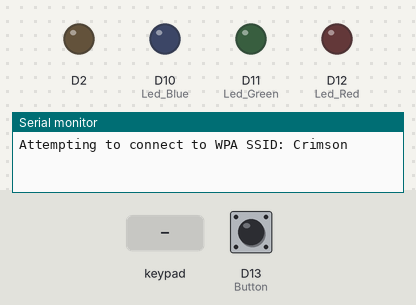
The sketch below on a simulated Arduino MKR. Parts: output pins drawn as LEDs (lit = HIGH), the last lines printed to the serial monitor. The test bench sets the inputs (shaded band); at power-on: D13 (Button) LOW. WiFi joins after 1.5 s; servers stay silent unless stated; no MQTT or app messages arrive unless stated.

Above: at 0.1 s.
At 2.7 s:
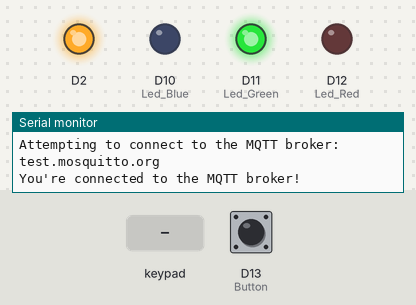
2.8 s: keypad keys 9 8 7 6 pressed 1.5 s apart
Timing chart, 0 to 5.8 s (numbered marks = the images above; inputs shaded):
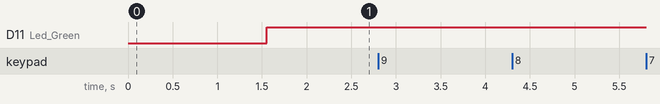

The sketch:

main.ino
```cpp
#include "MQTT.h"
#include "Sensor.h"

char ssid[] = "Crimson";                                         // your network SSID (name)
char pass[] = "JoJopart5";                                       // your network password (use for WPA, or use as key for WEP)


const char broker[] = "test.mosquitto.org";
int        port     = 1883;
const char topic[]  = "BUTTON_STATUS";                           // Sent to chef subscriber, checking for request of human assistance.
const char topic2[]  = "BUTTON_RESPONSE";                        // Sent to customer subscriber, acknowledge response showcased to customer.
const char topic3[]  = "ORDER_STATUS";                           // Sent to chef subscriber, checking for if order is placed.
const char topic4[]  = "ORDER_RESPONSE";                         // Sent to customer subscriber, acknowledging that their order is placed or is invalid.


void setup() {

  Serial.begin(9600);

  EstablishConnection(ssid, pass, broker, port);                     // ssid, pass, broker, port
  SensorInt();
  pinMode(2, OUTPUT);
  digitalWrite(2, HIGH);
}

void loop() {

  mqttClient.poll();                                                  // Keep connection established

  uint8_t CustomerState = CustomerPing();

  if (CustomerState == 1)                                             // Checks if the customer has pressed the button, where the value of 1 is returned if the LED is green. Green meaning customer requested assistance.
    {
      const char* button_msg = "Customer requested assistance.";
      SendMessageString(button_msg, topic);
      const char* button_rsp = "Help is on the way, give us just a moment.";
      SendMessageString(button_rsp, topic2);
    }


 const char* OrderState = Order();                                     // Order(); Function running in loop to detect and store a String OrderState if Order(); returns a string.

 if (OrderState != NULL && OrderState[0] != '\0')                       // Checks if order has been placed, the condition is that if the string is NOT empty, then execute the if code. Else return a no order placed.
    {                                                                   // SendMessageString can only send const char* instead of Strings, In order to concatenate it with " Customer has ordered ", we do conversions.
      String order_msg_str = "Customer has ordered " + String(OrderState);
      const char* order_msg = order_msg_str.c_str();                    // Strings can be concatenated together, just like in C++.
      SendMessageString(order_msg, topic3);


      const char* order_rsp;                                            // If condition to handle invalid response on the Keypad. Arduino allows direct checking of strings.
      if (OrderState == "Invalid selection")
      {
        order_rsp = "Invalid Selection, please provide a correct input after 1 second.";
        delay(5000);
      }
      else
      {
        String order_rsp_str = "You have ordered " + String(OrderState) + ", thank you for placing your order!!";
        const char* order_rsp = order_msg_str.c_str();
        delay(5000);
      }

      SendMessageString(order_rsp, topic4);
    }

}
```

MQTT.h
```cpp
#ifndef MQTT_h
#define MQTT_h


#include "Arduino.h"
#include <WiFiNINA.h>
#include <ArduinoMqttClient.h>

WiFiClient wifiClient;
MqttClient mqttClient(wifiClient);

int count = 0;


void SendMessage(int Topicval, const char* topic) {
  // call poll() regularly to allow the library to send MQTT keep alive which
  // avoids being disconnected by the broker

  const long interval = 1000;
  unsigned long previousMillis = 0;

  unsigned long currentMillis = millis();

  if (currentMillis - previousMillis >= interval) {
    // save the last time a message was sent
    previousMillis = currentMillis;

    Serial.print("Sending message to topic: ");
    Serial.println(topic);
    Serial.println(Topicval);

    mqttClient.beginMessage(topic);
    mqttClient.print(Topicval);
    mqttClient.endMessage();


    Serial.println();
  }
}

void SendMessageString(const char* Topicval, const char* topic) {
  const long interval = 1000;
  unsigned long previousMillis = 0;

  unsigned long currentMillis = millis();

  if (currentMillis - previousMillis >= interval) {
    previousMillis = currentMillis;

    Serial.print("Sending message to topic: ");
    Serial.println(topic);
    Serial.println(Topicval);

    mqttClient.beginMessage(topic);
    mqttClient.print(Topicval);
    mqttClient.endMessage();

    Serial.println();
  }
}


void EstablishConnection(char* ssid, char* pass, char* broker, int port)
{
    // attempt to connect to Wifi network:
  Serial.print("Attempting to connect to WPA SSID: ");
  Serial.println(ssid);
  while (WiFi.begin(ssid, pass) != WL_CONNECTED) {
    // failed, retry
    Serial.print(".");
    delay(2000);
  }

  Serial.println("You're connected to the network");
  Serial.println();

  Serial.print("Attempting to connect to the MQTT broker: ");
  Serial.println(broker);

  if (!mqttClient.connect(broker, port)) {
    Serial.print("MQTT connection failed! Error code = ");
    Serial.println(mqttClient.connectError());

    while (1);
  }

  Serial.println("You're connected to the MQTT broker!");
  Serial.println();

}

void onMqttMessage(int messageSize) {
  // we received a message, print out the topic and contents
  Serial.println("Received a message with topic '");
  Serial.print(mqttClient.messageTopic());
  Serial.print("', length ");
  Serial.print(messageSize);
  Serial.println(" bytes:");

  // use the Stream interface to print the contents
  while (mqttClient.available()) {
    Serial.print((char)mqttClient.read());
  }
  Serial.println();
  Serial.println();
}

#endif
```

Sensor.h
```cpp
#ifndef Sensor_h
#define Sensor_h

#include "Arduino.h"
#include <Key.h>
#include <Keypad.h>

const uint8_t LED_STATE_RED = 0;
const uint8_t LED_STATE_GREEN = 1;
const uint8_t ROWS = 4;
const uint8_t COLS = 3;

// They keypad is assigned pins as follows: R1, R2, R3, R4 are: 9, 8, 7, 6.   C1, C2, C3 are: 5, 4, 3.    The pins are defined within the function itself.  R

uint8_t Button = 13;
uint8_t Led_Red = 12;
uint8_t Led_Green = 11;
uint8_t Led_Blue = 10;
uint8_t rowPins[ROWS] = {9, 8, 7, 6};
uint8_t colPins[COLS] = {5, 4, 3};

void SensorInt()
{
  pinMode (Button, INPUT);
  digitalWrite(Button, HIGH);
  pinMode (Led_Red, OUTPUT);
  pinMode (Led_Green, OUTPUT);
  pinMode (Led_Blue, OUTPUT);
}


uint8_t CustomerPing()
{
    uint8_t Press;                                // Temporary variable
    uint8_t State;                              // Variable for LED state

    Press = digitalRead(Button);                // The current signal at the sensor is read out

    if (Press == HIGH)                        // Active Low, so that means when button is pressed, the logic value will be low, as by default it is high due to the pull-up resistor.
    {
        digitalWrite(Led_Red, HIGH);          // LED is RED
        digitalWrite(Led_Green, LOW);
        digitalWrite(Led_Blue, LOW);
        State = LED_STATE_RED;
        return State;
    }
    else
    {
        digitalWrite(Led_Red, LOW);          // LED is GREEN
        digitalWrite(Led_Green, HIGH);
        digitalWrite(Led_Blue, LOW);
        State = LED_STATE_GREEN;
        delay(3000);
        return State;                       //  to inform customer that their request has been processed.
    }
}


const char* Order()
{

  char hexaKeys[ROWS][COLS] = {
    {'1', '2', '3'},
    {'4', '5', '6'},
    {'7', '8', '9'},
    {'*', '0', '#'}
  };

  Keypad customKeypad = Keypad(makeKeymap(hexaKeys), rowPins, colPins, ROWS, COLS); // So far, we have only initialised the Keypad, which is assumed to be 3x4.

  char key = customKeypad.getKey();   // This function takes the input from the Keypad immediately.

  if (key) {
    switch (key) {
      case '1':
        return "Pizza";
      case '2':
        return "Spagetti";
      case '3':
        return "Spargel";
      case '4':
        return "Curry";
      case '5':
        return "Soup";
      case '6':
        return "Schnitzel";
      case '7':
        return "Tequila";
      case '8':
        return "Biryani";
      case '9':
        return "Burger";
      default:
        return "Invalid selection";
    }
  }
}


#endif
```
